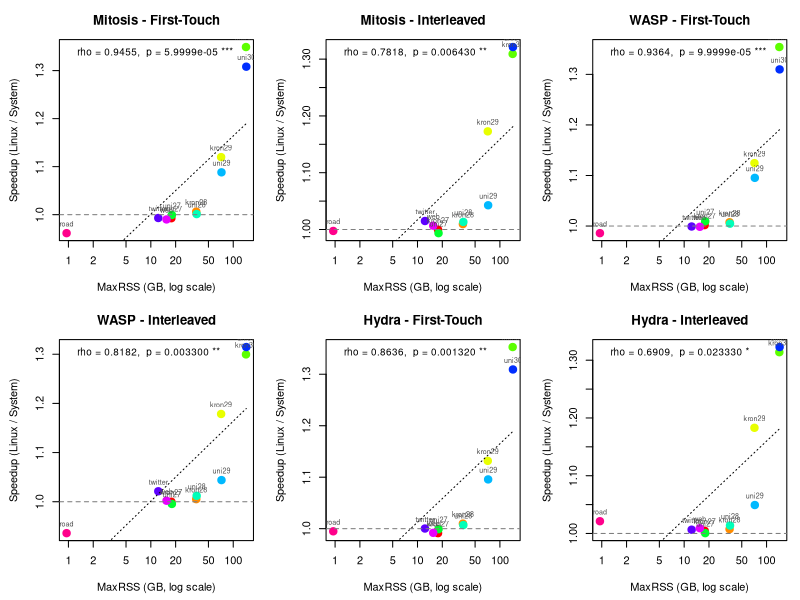

The R source for this figure:
###############################################################################
### PR_SPMV: Does speedup over Linux depend on working-set size (maxRSS)? ###
###   Permutation test on Spearman correlation, per system × policy       ###
###############################################################################

# =============================================================================
# 1. MaxRSS for PR_SPMV (GB), per graph
# =============================================================================

maxrss <- c(
  kron27 = 17.74, kron28 = 35.56, kron29 = 71.28, kron30 = 142.84,
  uni27  = 18.00, uni28  = 36.00, uni29  = 72.00, uni30  = 143.98,
  twitter = 12.32, web = 15.51, road = 0.95
)

# =============================================================================
# 2. Runtime data (5 trials per configuration) — from pr_spmv.R
# =============================================================================

rt <- list(
  # --- LINUX First-Touch ---
  linux_ft_kron27  = c(5.60689, 5.78571, 5.81468, 5.81268, 5.70899),
  linux_ft_kron28  = c(12.00335, 12.02797, 12.02118, 12.07782, 12.01830),
  linux_ft_kron29  = c(30.82341, 30.78010, 30.72806, 30.75000, 31.00027),
  linux_ft_kron30  = c(80.65777, 80.26017, 80.12596, 80.02661, 80.11251),
  linux_ft_uni27   = c(6.12160, 6.13390, 6.12099, 6.11091, 6.05486),
  linux_ft_uni28   = c(11.82064, 11.83728, 11.83113, 11.81247, 11.82084),
  linux_ft_uni29   = c(28.52539, 28.51833, 28.48190, 28.48557, 28.45805),
  linux_ft_uni30   = c(71.96063, 71.97437, 71.93255, 71.95810, 71.91793),
  linux_ft_twitter = c(4.97456, 4.95015, 4.99015, 4.92900, 4.92827),
  linux_ft_web     = c(2.42009, 2.40084, 2.40088, 2.44765, 2.40095),
  linux_ft_road    = c(0.16269, 0.15891, 0.15537, 0.17054, 0.15079),
  
  # --- LINUX Interleaved ---
  linux_il_kron27  = c(5.51888, 5.51711, 5.52002, 5.51091, 5.51065),
  linux_il_kron28  = c(11.91265, 11.88666, 11.90524, 11.90750, 11.89980),
  linux_il_kron29  = c(31.87374, 31.69995, 31.74806, 32.11746, 31.72002),
  linux_il_kron30  = c(76.13552, 76.17279, 76.54586, 76.16650, 76.16241),
  linux_il_uni27   = c(5.86524, 5.85108, 5.83931, 5.85822, 5.85546),
  linux_il_uni28   = c(11.81841, 11.81925, 11.81216, 11.80873, 11.81934),
  linux_il_uni29   = c(26.92574, 26.92700, 26.95309, 26.98423, 26.98245),
  linux_il_uni30   = c(71.82716, 71.82346, 71.82341, 71.79665, 71.92331),
  linux_il_twitter = c(4.65366, 4.67529, 4.60192, 4.71304, 4.65536),
  linux_il_web     = c(1.52335, 1.52597, 1.52236, 1.53895, 1.52249),
  linux_il_road    = c(0.16916, 0.16413, 0.15742, 0.15640, 0.15765),
  
  # --- MITOSIS Replicated ---
  mitosis_ft_kron27  = c(5.81398, 5.68789, 5.81626, 5.81711, 5.80863),
  mitosis_ft_kron28  = c(11.98649, 11.95624, 11.89802, 11.97262, 11.95867),
  mitosis_ft_kron29  = c(27.53284, 27.50132, 27.53214, 27.50369, 27.52192),
  mitosis_ft_kron30  = c(59.44022, 59.40710, 59.36535, 59.75903, 59.40309),
  mitosis_ft_uni27   = c(6.12154, 6.13060, 6.10742, 6.07150, 6.13219),
  mitosis_ft_uni28   = c(11.80627, 11.80254, 11.82123, 11.81172, 11.81128),
  mitosis_ft_uni29   = c(26.17962, 26.18585, 26.18422, 26.18145, 26.19539),
  mitosis_ft_uni30   = c(54.99734, 55.00058, 54.99837, 55.00940, 54.99479),
  mitosis_ft_twitter = c(5.02839, 5.06497, 4.71827, 5.11537, 5.01923),
  mitosis_ft_web     = c(2.41304, 2.40009, 2.48159, 2.47481, 2.42221),
  mitosis_ft_road    = c(0.19288, 0.16107, 0.15812, 0.16109, 0.15713),
  
  # --- MITOSIS Replicated+Interleaved ---
  mitosis_il_kron27  = c(5.52413, 5.51292, 5.53421, 5.50039, 5.51415),
  mitosis_il_kron28  = c(11.78106, 11.77991, 11.78503, 11.80380, 11.80268),
  mitosis_il_kron29  = c(27.12448, 27.16264, 27.13283, 27.14744, 27.14153),
  mitosis_il_kron30  = c(58.23553, 58.16370, 58.31293, 58.28844, 58.17426),
  mitosis_il_uni27   = c(5.88081, 5.90496, 5.89437, 5.88464, 5.89438),
  mitosis_il_uni28   = c(11.67146, 11.66270, 11.65296, 11.65517, 11.66035),
  mitosis_il_uni29   = c(25.85110, 25.85924, 25.85000, 25.84797, 25.85031),
  mitosis_il_uni30   = c(54.37594, 54.36054, 54.36599, 54.37121, 54.38199),
  mitosis_il_twitter = c(4.68412, 4.62787, 4.57398, 4.57202, 4.49785),
  mitosis_il_web     = c(1.51157, 1.52274, 1.51141, 1.52291, 1.51341),
  mitosis_il_road    = c(0.16513, 0.16168, 0.15689, 0.15482, 0.16831),
  
  # --- WASP First-Touch ---
  wasp_ft_kron27  = c(5.82713, 5.78179, 5.75176, 5.72431, 5.59051),
  wasp_ft_kron28  = c(11.97564, 11.90606, 11.91744, 11.95674, 11.94507),
  wasp_ft_kron29  = c(27.52359, 27.30616, 27.49892, 27.36940, 27.32729),
  wasp_ft_kron30  = c(59.89252, 59.04356, 59.17673, 59.02133, 59.14508),
  wasp_ft_uni27   = c(6.03473, 6.05302, 6.03953, 6.06835, 6.06464),
  wasp_ft_uni28   = c(11.76820, 11.75971, 11.75464, 11.76930, 11.79352),
  wasp_ft_uni29   = c(26.03695, 25.99559, 25.99863, 25.99930, 26.03974),
  wasp_ft_uni30   = c(55.52143, 54.79505, 54.75044, 54.81669, 54.76377),
  wasp_ft_twitter = c(4.95477, 4.96732, 5.04555, 4.81333, 5.01345),
  wasp_ft_web     = c(2.39412, 2.36668, 2.45227, 2.40624, 2.46916),
  wasp_ft_road    = c(0.16689, 0.18125, 0.15231, 0.15215, 0.15709),
  
  # --- WASP Interleaved ---
  wasp_il_kron27  = c(5.54621, 5.51392, 5.49088, 5.47785, 5.54791),
  wasp_il_kron28  = c(11.92376, 11.83193, 11.83116, 11.80771, 11.80715),
  wasp_il_kron29  = c(27.17016, 26.94076, 26.97902, 27.01372, 26.94939),
  wasp_il_kron30  = c(59.29268, 58.52254, 58.43044, 58.61811, 58.43216),
  wasp_il_uni27   = c(5.87198, 5.90998, 5.88703, 5.87663, 5.85593),
  wasp_il_uni28   = c(11.70964, 11.66071, 11.66739, 11.66551, 11.67061),
  wasp_il_uni29   = c(26.01704, 25.76561, 25.77027, 25.77617, 25.76203),
  wasp_il_uni30   = c(55.29072, 54.50910, 54.45751, 54.46230, 54.50668),
  wasp_il_twitter = c(4.64678, 4.59980, 4.34964, 4.56071, 4.65672),
  wasp_il_web     = c(1.51467, 1.52646, 1.52390, 1.54641, 1.50624),
  wasp_il_road    = c(0.20343, 0.18234, 0.15501, 0.16026, 0.15866),
  
  # --- HYDRA Replicated (repl_order_9) ---
  hydra_ft_kron27  = c(5.76124, 5.83223, 5.81959, 5.77086, 5.79748),
  hydra_ft_kron28  = c(11.97809, 11.88585, 11.89830, 11.90961, 11.89232),
  hydra_ft_kron29  = c(27.48782, 27.13043, 27.16357, 27.15631, 27.21258),
  hydra_ft_kron30  = c(59.45102, 59.22243, 59.28094, 59.23622, 59.35713),
  hydra_ft_uni27   = c(6.14914, 6.10252, 6.10504, 6.13405, 6.07960),
  hydra_ft_uni28   = c(11.75540, 11.73895, 11.74194, 11.73961, 11.73610),
  hydra_ft_uni29   = c(26.16183, 25.96191, 25.96865, 25.96134, 25.97278),
  hydra_ft_uni30   = c(54.95750, 54.99185, 54.94955, 54.94748, 54.91970),
  hydra_ft_twitter = c(5.02551, 5.01287, 4.67179, 5.00870, 5.04639),
  hydra_ft_web     = c(2.41967, 2.52560, 2.42986, 2.38019, 2.41342),
  hydra_ft_road    = c(0.16968, 0.16046, 0.15935, 0.15778, 0.15514),
  
  # --- HYDRA Replicated+Interleaved (repl_order_9) ---
  hydra_il_kron27  = c(5.52840, 5.45595, 5.49503, 5.45839, 5.51161),
  hydra_il_kron28  = c(11.82315, 11.79197, 11.81470, 11.80651, 11.83356),
  hydra_il_kron29  = c(27.04466, 26.78330, 27.05287, 26.82670, 26.83521),
  hydra_il_kron30  = c(58.24676, 57.85056, 57.96408, 57.93560, 58.11791),
  hydra_il_uni27   = c(5.85523, 5.85387, 5.82550, 5.86321, 5.85585),
  hydra_il_uni28   = c(11.64904, 11.66142, 11.65592, 11.64159, 11.66950),
  hydra_il_uni29   = c(25.83544, 25.64483, 25.66933, 25.65425, 25.64415),
  hydra_il_uni30   = c(54.38842, 54.27532, 54.28479, 54.30344, 54.28573),
  hydra_il_twitter = c(4.70613, 4.54640, 4.65367, 4.67439, 4.56736),
  hydra_il_web     = c(1.53449, 1.50501, 1.51261, 1.49819, 1.51398),
  hydra_il_road    = c(0.15715, 0.15638, 0.14913, 0.15167, 0.17372)
)

# =============================================================================
# 3. Permutation test on Spearman rho
#    H0: no monotonic association between maxRSS and speedup
#    Two-sided test
# =============================================================================

perm_cor_test <- function(x, y, n_perm = 100000) {
  n <- length(x)
  obs_rho <- cor(x, y, method = "spearman")
  count <- 0
  for (i in seq_len(n_perm)) {
    perm_rho <- cor(sample(x), y, method = "spearman")
    if (abs(perm_rho) >= abs(obs_rho)) count <- count + 1
  }
  list(rho = obs_rho, p = (count + 1) / (n_perm + 1), n = n)
}

# Helper: format p-value with full precision (scientific notation for small values)
fmt_p <- function(p) {
  ifelse(p < 1e-4, sprintf("%.4e", p), sprintf("%.6f", p))
}

# =============================================================================
# 4. Compute per-graph mean speedup, then test correlation with maxRSS
# =============================================================================

graphs   <- c("kron27","kron28","kron29","kron30",
              "uni27","uni28","uni29","uni30",
              "twitter","web","road")
policies <- c("ft", "il")
pol_lab  <- c(ft = "First-Touch", il = "Interleaved")
systems  <- c("mitosis", "wasp", "hydra")
sys_lab  <- c(mitosis = "Mitosis", wasp = "WASP", hydra = "Hydra")

set.seed(42)
results <- data.frame()
plot_data <- data.frame()

for (sys in systems) {
  for (pol in policies) {
    speedups <- numeric(length(graphs))
    rss_vals <- numeric(length(graphs))
    
    for (i in seq_along(graphs)) {
      g <- graphs[i]
      lk <- paste0("linux_", pol, "_", g)
      sk <- paste0(sys, "_", pol, "_", g)
      # Mean speedup = mean(linux) / mean(system)
      speedups[i] <- mean(rt[[lk]]) / mean(rt[[sk]])
      rss_vals[i] <- maxrss[g]
    }
    
    # Permutation test
    res <- perm_cor_test(rss_vals, speedups)
    
    results <- rbind(results, data.frame(
      System  = sys_lab[sys],
      Policy  = pol_lab[pol],
      Rho     = round(res$rho, 4),
      p_value = res$p,
      p_display = fmt_p(res$p),
      Sig     = ifelse(res$p < 0.001, "***",
                       ifelse(res$p < 0.01,  "**",
                              ifelse(res$p < 0.05,  "*", ""))),
      stringsAsFactors = FALSE
    ))
    
    # Collect for plotting
    for (i in seq_along(graphs)) {
      plot_data <- rbind(plot_data, data.frame(
        System  = sys_lab[sys],
        Policy  = pol_lab[pol],
        Graph   = graphs[i],
        MaxRSS  = rss_vals[i],
        Speedup = speedups[i],
        stringsAsFactors = FALSE
      ))
    }
  }
}

# =============================================================================
# 5. Print results
# =============================================================================

cat("\n")
cat("======================================================================\n")
cat("  PR_SPMV: Spearman correlation between MaxRSS and Speedup vs Linux\n")
cat("  Permutation test (two-sided, 100k permutations)\n")
cat("  11 graphs, mean speedup per graph\n")
cat("======================================================================\n\n")

# Print with formatted p-value column
print_results <- results[, c("System", "Policy", "Rho", "p_display", "Sig")]
colnames(print_results)[4] <- "p_value"
print(print_results, row.names = FALSE)

cat("\nInterpretation:\n")
cat("  rho > 0 → larger working sets see MORE speedup over Linux\n")
cat("  rho < 0 → larger working sets see LESS speedup over Linux\n")
cat("  * p < 0.05  ** p < 0.01  *** p < 0.001\n")

# =============================================================================
# 5b. Detailed per-graph speedup tables for each system × policy
# =============================================================================

cat("\n")
cat("======================================================================\n")
cat("  Per-graph speedup vs MaxRSS (sorted by MaxRSS ascending)\n")
cat("======================================================================\n")

for (sys in systems) {
  for (pol in policies) {
    label <- paste(sys_lab[sys], "-", pol_lab[pol])
    cat("\n---", label, "---\n")
    cat(sprintf("  %-10s %8s %10s %12s\n",
                "Graph", "RSS(GB)", "Speedup", "% Improv."))
    
    speedups <- numeric(length(graphs))
    rss_vals <- numeric(length(graphs))
    for (i in seq_along(graphs)) {
      g <- graphs[i]
      lk <- paste0("linux_", pol, "_", g)
      sk <- paste0(sys, "_", pol, "_", g)
      speedups[i] <- mean(rt[[lk]]) / mean(rt[[sk]])
      rss_vals[i] <- maxrss[g]
    }
    
    ord <- order(rss_vals)
    for (i in ord) {
      pct <- (speedups[i] - 1) * 100
      cat(sprintf("  %-10s %8.2f %10.4f %+11.2f%%\n",
                  graphs[i], rss_vals[i], speedups[i], pct))
    }
    
    # Summarise: small vs large
    small_idx <- which(rss_vals < 20)
    large_idx <- which(rss_vals >= 40)
    cat(sprintf("  >> Small graphs (RSS < 20 GB, n=%d): mean speedup = %.4f\n",
                length(small_idx), mean(speedups[small_idx])))
    cat(sprintf("  >> Large graphs (RSS >= 40 GB, n=%d): mean speedup = %.4f\n",
                length(large_idx), mean(speedups[large_idx])))
  }
}

# =============================================================================
# 5c. Overall summary across all systems
# =============================================================================

cat("\n")
cat("======================================================================\n")
cat("  Summary: Average speedup by MaxRSS group across all systems\n")
cat("======================================================================\n\n")

for (pol in policies) {
  cat(sprintf("--- %s ---\n", pol_lab[pol]))
  cat(sprintf("  %-10s %12s %12s %12s\n",
              "RSS Group", "Mitosis", "WASP", "Hydra"))
  
  for (grp_label in c("Small (<20GB)", "Medium (20-80GB)", "Large (>80GB)")) {
    vals <- character(3)
    for (si in seq_along(systems)) {
      sys <- systems[si]
      speedups <- numeric(length(graphs))
      rss_vals <- numeric(length(graphs))
      for (i in seq_along(graphs)) {
        g <- graphs[i]
        lk <- paste0("linux_", pol, "_", g)
        sk <- paste0(sys, "_", pol, "_", g)
        speedups[i] <- mean(rt[[lk]]) / mean(rt[[sk]])
        rss_vals[i] <- maxrss[g]
      }
      if (grp_label == "Small (<20GB)")       idx <- which(rss_vals < 20)
      else if (grp_label == "Medium (20-80GB)") idx <- which(rss_vals >= 20 & rss_vals <= 80)
      else                                      idx <- which(rss_vals > 80)
      vals[si] <- sprintf("%.4f", mean(speedups[idx]))
    }
    cat(sprintf("  %-17s %9s %12s %12s\n", grp_label, vals[1], vals[2], vals[3]))
  }
  cat("\n")
}

cat("Interpretation guide:\n")
cat("  If speedup increases monotonically with RSS group (small < medium < large),\n")
cat("  this supports the hypothesis that the tiered-memory systems benefit more\n")
cat("  when the working set is larger (exceeding fast-tier capacity).\n")
cat("  The Spearman rho and permutation p-value above test this formally.\n")

# =============================================================================
# 6. Scatter plots (base R): Speedup vs MaxRSS, per system × policy
# =============================================================================

pdf("pr_spmv_rss_speedup.pdf", width = 14, height = 10)
par(mfrow = c(2, 3), mar = c(4.5, 4.5, 3, 1))

graph_cols <- rainbow(length(graphs))
names(graph_cols) <- graphs

for (sys in systems) {
  for (pol in policies) {
    label <- paste(sys_lab[sys], "-", pol_lab[pol])
    
    # Extract subset
    idx <- plot_data$System == sys_lab[sys] & plot_data$Policy == pol_lab[pol]
    sub <- plot_data[idx, ]
    
    # Annotation from results
    ridx <- results$System == sys_lab[sys] & results$Policy == pol_lab[pol]
    rho_val <- results$Rho[ridx]
    p_str   <- results$p_display[ridx]
    sig_val <- results$Sig[ridx]
    
    plot(sub$MaxRSS, sub$Speedup,
         log = "x", pch = 19,
         col = graph_cols[sub$Graph], cex = 1.5,
         xlab = "MaxRSS (GB, log scale)",
         ylab = "Speedup (Linux / System)",
         main = label)
    abline(h = 1, lty = 2, col = "gray50")
    # Linear fit on log(RSS) for trend line
    fit <- lm(Speedup ~ log2(MaxRSS), data = sub)
    xseq <- seq(min(sub$MaxRSS), max(sub$MaxRSS), length.out = 100)
    lines(xseq, predict(fit, newdata = data.frame(MaxRSS = xseq)),
          lty = 3, col = "black")
    # Annotate with rho and p
    legend("topleft",
           legend = paste0("rho = ", rho_val, ",  p = ", p_str, " ", sig_val),
           bty = "n", cex = 0.9)
    # Label points
    text(sub$MaxRSS, sub$Speedup, labels = sub$Graph,
         pos = 3, cex = 0.65, col = "gray30")
  }
}

dev.off()
cat("\nSaved plot to pr_spmv_rss_speedup.pdf\n")
